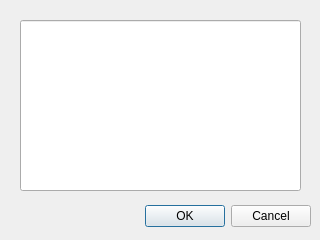
<?xml version="1.0" encoding="UTF-8"?>
<ui version="4.0">
 <class>Dialog</class>
 <widget class="QDialog" name="Dialog">
  <property name="geometry">
   <rect>
    <x>0</x>
    <y>0</y>
    <width>320</width>
    <height>240</height>
   </rect>
  </property>
  <property name="windowTitle">
   <string>EditParam</string>
  </property>
  <widget class="QDialogButtonBox" name="buttonBox">
   <property name="geometry">
    <rect>
     <x>10</x>
     <y>200</y>
     <width>301</width>
     <height>32</height>
    </rect>
   </property>
   <property name="orientation">
    <enum>Qt::Horizontal</enum>
   </property>
   <property name="standardButtons">
    <set>QDialogButtonBox::Cancel|QDialogButtonBox::Ok</set>
   </property>
  </widget>
  <widget class="QLineEdit" name="lineEdit">
   <property name="geometry">
    <rect>
     <x>20</x>
     <y>20</y>
     <width>281</width>
     <height>171</height>
    </rect>
   </property>
  </widget>
 </widget>
 <resources/>
 <connections>
  <connection>
   <sender>buttonBox</sender>
   <signal>accepted()</signal>
   <receiver>Dialog</receiver>
   <slot>accept()</slot>
   <hints>
    <hint type="sourcelabel">
     <x>248</x>
     <y>254</y>
    </hint>
    <hint type="destinationlabel">
     <x>157</x>
     <y>274</y>
    </hint>
   </hints>
  </connection>
  <connection>
   <sender>buttonBox</sender>
   <signal>rejected()</signal>
   <receiver>Dialog</receiver>
   <slot>reject()</slot>
   <hints>
    <hint type="sourcelabel">
     <x>316</x>
     <y>260</y>
    </hint>
    <hint type="destinationlabel">
     <x>286</x>
     <y>274</y>
    </hint>
   </hints>
  </connection>
 </connections>
</ui>
